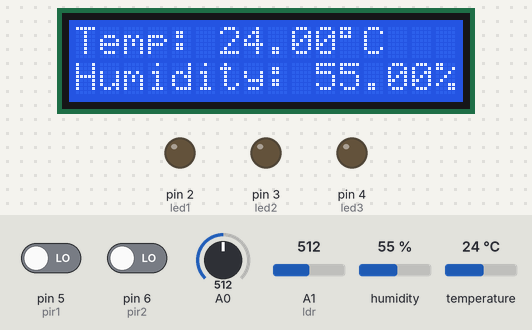
This sketch was run on a simulated Arduino Uno, built with avr-gcc and run on an emulated ATmega328P. Shown: 16×2 character LCD, output pins drawn as LEDs (lit = HIGH). Inputs (shaded band) come from the test bench; at power-on: temperature 24 °C, A1 (ldr) = 512, pin 5 (pir1) LOW, pin 6 (pir2) LOW, A0 = 512, humidity 55 %. What the sketch prints to the serial monitor is not drawn.

Above: at 1.2 s.
1.3 s: temperature set to 0 °C
At 2.5 s:
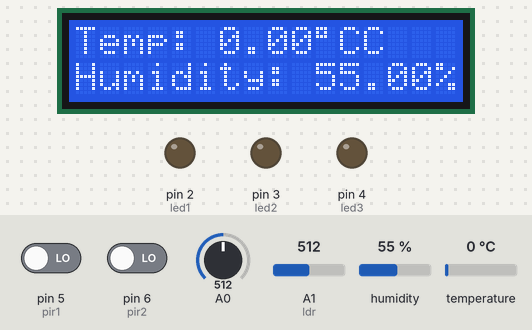
3.6 s: A1 (ldr) set to 105
5.4 s: A1 (ldr) set to 90
At 7.4 s:
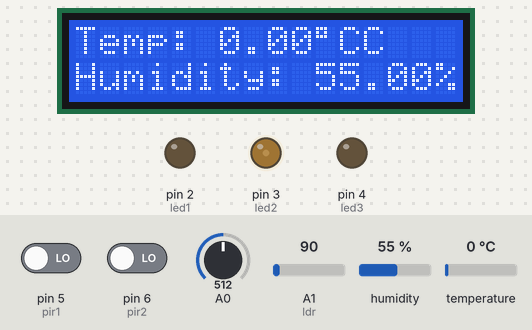
7.7 s: pin 5 (pir1) driven HIGH
At 9.0 s:
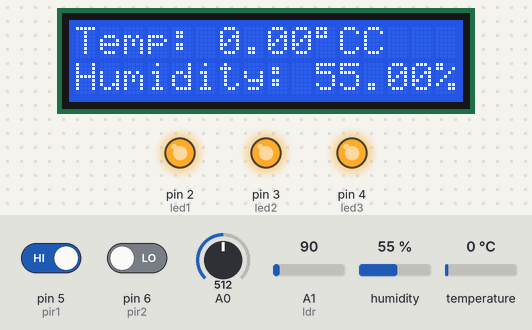
Timing chart, 0 to 10.7 s (numbered marks = the images above; inputs shaded):
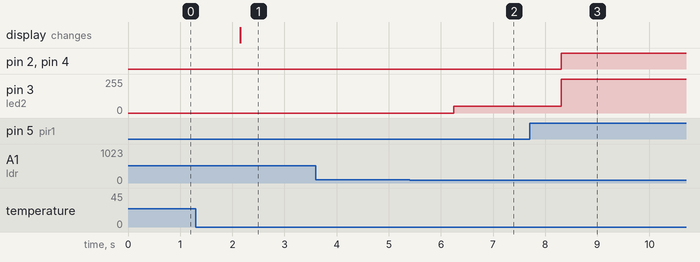

The sketch:

Project.ino
```cpp
#include <dht.h>
#include <LiquidCrystal.h>
const int rs=12, en=11, d4=10, d5=9, d6=8, d7=7;
LiquidCrystal lcd(rs,en,d4,d5,d6,d7);

const int sensorMin = 0;
const int sensorMax = 1024;

int led1 = 2;
int led2 = 3;
int led3 = 4;

int ldr = A1;

int pir1 = 5;
int pir2 = 6;
int timer1;
int timer2;

float Time;

int flag1 = 0;
int flag2 = 0;

float distance = 5.0;
float speed;

dht DHT;

#define DHT11_PIN 13


void setup()
{
  Serial.begin (9600);


  lcd.clear();

  lcd.begin(16, 2);
  lcd.clear();
  pinMode (led1,OUTPUT);
   pinMode (led2,OUTPUT);
   pinMode (led3,OUTPUT);

  pinMode (ldr,INPUT);

  pinMode (pir1,INPUT);
  pinMode ( pir2, INPUT);

}
void loop()
{


light();
 humidity();
  vehicle();
  firesensor();


}
```

Light.ino
```cpp
void light()
{
Serial.println(analogRead(A1));
  int ldrStatus = analogRead (ldr);
    if (ldrStatus <=100)
     {

       digitalWrite(led1, HIGH);
       analogWrite(led1,255/5);
       digitalWrite(led2, HIGH);
       analogWrite(led2, 255/5);
        digitalWrite(led3, HIGH);
       analogWrite(led3,255/5);

            if (digitalRead(pir1)==HIGH)
               {
                digitalWrite(led1,HIGH);
                analogWrite(led1,255);
                digitalWrite(led2,HIGH);
                analogWrite(led2,255);
                digitalWrite(led3,HIGH);
                analogWrite(led3,255);
                  delay(7000);

                 }
                       else {
                                digitalWrite(led1,HIGH);
                                 analogWrite(led1,255/5);
                                   digitalWrite(led2,HIGH);
                                   analogWrite(led2,255/5);
                                      digitalWrite(led3,HIGH);
                                        analogWrite(led3,255/5);
                              }


      }
      else{
         digitalWrite(led1,LOW);
          digitalWrite(led2,LOW);
           digitalWrite(led3,LOW);
      }
}
```

fire.ino
```cpp
 void firesensor(){
 // read the sensor on analog A0:
  int sensorReading = analogRead(A0);
  // map the sensor range (four options):
  // ex: 'long int map(long int, long int, long int, long int, long int)'
  int range = map(sensorReading, sensorMin, sensorMax, 0, 3);

  // range value:
  switch (range) {

  case 1:    // A fire between 1-3 feet away.
    Serial.println("** Distant Fire **");

    break;
  case 2:    // No fire detected.
    Serial.println("No Fire");
   //  lcd.clear(); //
    //lcd.setCursor(0, 0);//
    //lcd.print("no fire");//
    break;
  }
  delay(1);  // delay between reads

 }
```

humidity.ino
```cpp
 void humidity()
 {
 int chk = DHT.read11(DHT11_PIN);
  lcd.setCursor(0,0);
  lcd.print("Temp: ");
  lcd.print(DHT.temperature);
  lcd.print((char)223);
  lcd.print("C");
  lcd.setCursor(0,1);
  lcd.print("Humidity: ");
  lcd.print(DHT.humidity);
  lcd.print("%");
  delay(1000);
 }
```

speed.ino
```cpp
void vehicle()
{
if(digitalRead (pir1) == HIGH && flag1==0){timer1 = millis(); flag1=1;}

if(digitalRead (pir2) == HIGH && flag2==0){timer2 = millis(); flag2=1;}

if (flag1==1 && flag2==1){
     if(timer1 > timer2){Time = timer1 - timer2;}
else if(timer2 > timer1){Time = timer2 - timer1;}
 Time=Time/1000;//convert millisecond to second
 speed=(distance/Time);//v=d/t
 speed=speed*3600;//multiply by seconds per hr
 speed=speed/1000;//division by meters per Km
}

if(speed==0){
//lcd.setCursor(0, 1);
if(flag1==0 && flag2==0)
{
//{lcd.print("No car  detected");}
                    //else{lcd.print("Searching...    ");}
}
else{
   // lcd.clear();
    //lcd.setCursor(0, 0);
    //lcd.print("Speed:");
    //lcd.print(speed,1);
    //lcd.print("Km/Hr  ");

   // lcd.setCursor(0, 1);
  if(speed > 50)
  //{lcd.print("  Over Speeding  "); }
           // else{lcd.print("  Normal Speed   "); }

   delay(4000);
    speed = 0;
    flag1 = 0;
    flag2 = 0;
   // lcd.clear();
 }
}
}
```

Measured:
- the behaviour switches between 101 and 100 on A1 (ldr) (found by bisection; images 1 and 2)
- after the input at 1.3 s, the display: changes after 0.85 s (image 1)
- after the input at 3.6 s, every drawn part: stays the same
- after the input at 5.4 s, pin 3 (led2): 0/255 → 51/255 after 0.85 s
- after the input at 7.7 s, pin 2 (led1), pin 4 (led3): LOW → HIGH after 0.60 s; pin 3 (led2): 51/255 → 255/255 after 0.60 s
